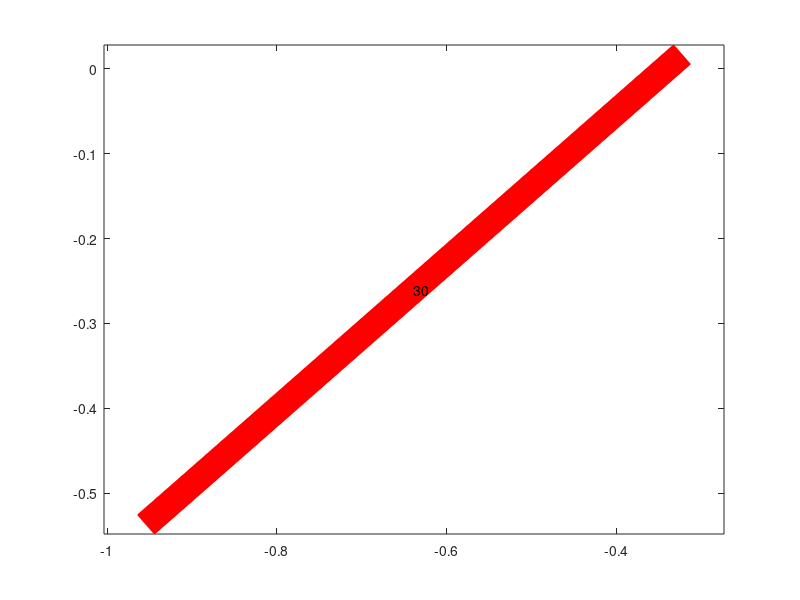

Write MATLAB code to recreate this figure. (Note: this script raises an error after producing the figure.)
load('points.mat');


%% highlight single Gate pair

figure;
box on
a = struct( ...
    'figH', 200, ...
    'bottom', true, ...
    'line', false, ...
    'xLim', [-inf inf], ... % minimum and maximum x coordinate for gate labels
    'yLim', [-inf inf], ... % minimum and maximum y coordinate for gate labels
    'clf', true ...
    );

% if isempty(a.figH)
%     a.figH = gcf();
%     axis equal
% end
% figH = figure(a.figH);
% 
% if a.clf
%     clf();
% end
hold on;
axis equal
highlight_names={};
highlight=zeros(size(highlight_names));
for ii=1:numel(highlight)
    highlight(ii)=find(strcmp(names,highlight_names{ii}));
end

ohighlight_names={'7'};
ohighlight=zeros(size(ohighlight_names));
for ii=1:numel(ohighlight)
    ohighlight(ii)=find(strcmp(onames,ohighlight_names{ii}));
end


for k = setdiff(1:numel(points),highlight)
    
    patchH{k} = patch(points{k}(:, 1).', points{k}(:, 2).', 'red','LineWidth',.1,'EdgeColor','red');
    text( min(max(mean(points{k}(:, 1)), a.xLim(1)), a.xLim(2)) ,  min(max(mean(points{k}(:, 2)), a.yLim(1)), a.yLim(2)) , names{k});
    
    if a.bottom
        uistack(patchH{k}, 'bottom');
    end
end

for k = setdiff(1:numel(ohmics),ohighlight)
    
    ohmicsH{k} = patch(ohmics{k}(:, 1).', ohmics{k}(:, 2).', 'black','LineWidth',.1,'EdgeColor','black');
% text( min(max(mean(points{k}(:, 1)), a.xLim(1)), a.xLim(2)) ,  min(max(mean(points{k}(:, 2)), a.yLim(1)), a.yLim(2)) , names{k});
    
    if a.bottom
        uistack(ohmicsH{k}, 'bottom');
    end
end

for k = highlight
    
    patchH{k} = patch(points{k}(:, 1).', points{k}(:, 2).', 'green','LineWidth',.1,'EdgeColor','green');
    text( min(max(mean(points{k}(:, 1)), a.xLim(1)), a.xLim(2)) ,  min(max(mean(points{k}(:, 2)), a.yLim(1)), a.yLim(2)) , names{k});
    
    if a.bottom
        uistack(patchH{k}, 'bottom');
    end
end

for k = ohighlight
    
    ohmicsH{k} = patch(ohmics{k}(:, 1).', ohmics{k}(:, 2).', 'green','LineWidth',.1,'EdgeColor','green');
    text( min(max(mean(points{k}(:, 1)), a.xLim(1)), a.xLim(2)) ,  min(max(mean(points{k}(:, 2)), a.yLim(1)), a.yLim(2)) , names{k});
    
    if a.bottom
        uistack(ohmicsH{k}, 'bottom');
    end
end

set(gca,'xtick',[])
set(gca,'ytick',[])
grid on
grid minor
hold off;







%% plot and highlight gate pair for inset

x1 = linspace(0,1);
y1 = x1.^2;

figure()
% plot on large axes
plot(x1,y1)
% create smaller axes in top right, and plot on it
axes('Position',[.15 .65 .25 .25])
box on


a = struct( ...
    'figH', 200, ...
    'bottom', true, ...
    'line', false, ...
    'xLim', [-inf inf], ... % minimum and maximum x coordinate for gate labels
    'yLim', [-inf inf], ... % minimum and maximum y coordinate for gate labels
    'clf', true ...
    );

% if isempty(a.figH)
%     a.figH = gcf();
%     axis equal
% end
% figH = figure(a.figH);
% 
% if a.clf
%     clf();
% end
hold on;
axis equal
highlight_names={'10','19'};
highlight=zeros(size(highlight_names));
for ii=1:numel(highlight)
    highlight(ii)=find(strcmp(names,highlight_names{ii}));
end

ohighlight_names={'37','7'};
ohighlight=zeros(size(ohighlight_names));
for ii=1:numel(ohighlight)
    ohighlight(ii)=find(strcmp(onames,ohighlight_names{ii}));
end


for k = setdiff(1:numel(points),highlight)
    
    patchH{k} = patch(points{k}(:, 1).', points{k}(:, 2).', 'red','LineWidth',.1,'EdgeColor','red');
    text( min(max(mean(points{k}(:, 1)), a.xLim(1)), a.xLim(2)) ,  min(max(mean(points{k}(:, 2)), a.yLim(1)), a.yLim(2)) , names{k});
    
    if a.bottom
        uistack(patchH{k}, 'bottom');
    end
end

for k = setdiff(1:numel(ohmics),ohighlight)
    
    ohmicsH{k} = patch(ohmics{k}(:, 1).', ohmics{k}(:, 2).', 'black','LineWidth',.1,'EdgeColor','black');
% text( min(max(mean(points{k}(:, 1)), a.xLim(1)), a.xLim(2)) ,  min(max(mean(points{k}(:, 2)), a.yLim(1)), a.yLim(2)) , names{k});
    
    if a.bottom
        uistack(ohmicsH{k}, 'bottom');
    end
end

for k = highlight
    
    patchH{k} = patch(points{k}(:, 1).', points{k}(:, 2).', 'green','LineWidth',.1,'EdgeColor','green');
    text( min(max(mean(points{k}(:, 1)), a.xLim(1)), a.xLim(2)) ,  min(max(mean(points{k}(:, 2)), a.yLim(1)), a.yLim(2)) , names{k});
    
    if a.bottom
        uistack(patchH{k}, 'bottom');
    end
end

for k = ohighlight
    
    ohmicsH{k} = patch(ohmics{k}(:, 1).', ohmics{k}(:, 2).', 'green','LineWidth',.1,'EdgeColor','green');
    text( min(max(mean(points{k}(:, 1)), a.xLim(1)), a.xLim(2)) ,  min(max(mean(points{k}(:, 2)), a.yLim(1)), a.yLim(2)) , names{k});
    
    if a.bottom
        uistack(ohmicsH{k}, 'bottom');
    end
end
set(gca,'xtick',[])
set(gca,'ytick',[])
grid on
grid minor
hold off;

%% Colorful Matlab Gate Layout

figure;
box on
a = struct( ...
    'figH', 200, ...
    'bottom', true, ...
    'line', false, ...
    'xLim', [-inf inf], ... % minimum and maximum x coordinate for gate labels
    'yLim', [-inf inf], ... % minimum and maximum y coordinate for gate labels
    'clf', true ...
    );

% if isempty(a.figH)
%     a.figH = gcf();
%     axis equal
% end
% figH = figure(a.figH);
% 
% if a.clf
%     clf();
% end
hold on;
axis equal
% rf_names={'E3','E5','E7','E8','E1'};
rf_names={'35','38','34'};
rf=zeros(size(rf_names));
for ii=1:numel(rf)
    rf(ii)=find(strcmp(names,rf_names{ii}));
end

% barrier_names={'35','30','26','34','33','10','19','8','14'};
barrier_names={'10','9','E5'};
barrier=zeros(size(barrier_names));
for ii=1:numel(barrier)
    barrier(ii)=find(strcmp(names,barrier_names{ii}));
end

% sensing_names={'36','39','40','6','4','5'};
sensing_names={'E3'};
sensing=zeros(size(sensing_names));
for ii=1:numel(sensing)
    sensing(ii)=find(strcmp(names,sensing_names{ii}));
end

for k = setdiff(1:numel(points),[rf,barrier,sensing])
    
    patchH{k} = patch(points{k}(:, 1).', points{k}(:, 2).', 'red','LineWidth',.1,'EdgeColor','red');
    text( min(max(mean(points{k}(:, 1)), a.xLim(1)), a.xLim(2)) ,  min(max(mean(points{k}(:, 2)), a.yLim(1)), a.yLim(2)) , names{k});
    
    if a.bottom
        uistack(patchH{k}, 'bottom');
    end
end

for k = rf
    
    patchH{k} = patch(points{k}(:, 1).', points{k}(:, 2).', 'green','LineWidth',.1,'EdgeColor','green');
    text( min(max(mean(points{k}(:, 1)), a.xLim(1)), a.xLim(2)) ,  min(max(mean(points{k}(:, 2)), a.yLim(1)), a.yLim(2)) , names{k});
    
    if a.bottom
        uistack(patchH{k}, 'bottom');
    end
end

for k = barrier
    
    patchH{k} = patch(points{k}(:, 1).', points{k}(:, 2).', 'blue','LineWidth',.1,'EdgeColor','blue');
    text( min(max(mean(points{k}(:, 1)), a.xLim(1)), a.xLim(2)) ,  min(max(mean(points{k}(:, 2)), a.yLim(1)), a.yLim(2)) , names{k});
    
    if a.bottom
        uistack(patchH{k}, 'bottom');
    end
end

for k = sensing
    
    patchH{k} = patch(points{k}(:, 1).', points{k}(:, 2).', 'yellow','LineWidth',.1,'EdgeColor','yellow');
    text( min(max(mean(points{k}(:, 1)), a.xLim(1)), a.xLim(2)) ,  min(max(mean(points{k}(:, 2)), a.yLim(1)), a.yLim(2)) , names{k});
    
    if a.bottom
        uistack(patchH{k}, 'bottom');
    end
end

for k = 1:numel(ohmics)
    
    ohmicsH{k} = patch(ohmics{k}(:, 1).', ohmics{k}(:, 2).', 'black','LineWidth',.1,'EdgeColor','black');
% text( min(max(mean(points{k}(:, 1)), a.xLim(1)), a.xLim(2)) ,  min(max(mean(points{k}(:, 2)), a.yLim(1)), a.yLim(2)) , names{k});
    
    if a.bottom
        uistack(ohmicsH{k}, 'bottom');
    end
end

set(gca,'xtick',[])
set(gca,'ytick',[])
grid on
grid minor
hold off;


%%



